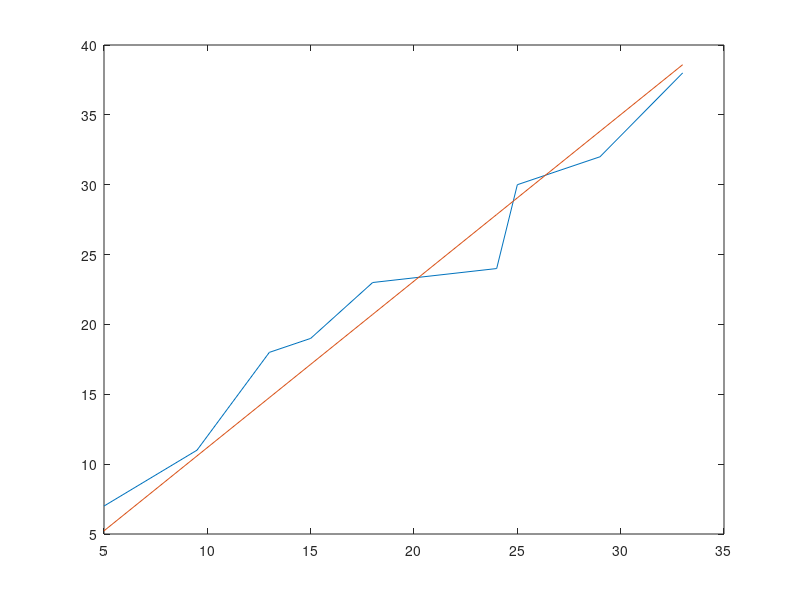

Here is the MATLAB script that generated this plot:
X = [5, 9.5, 11, 13, 15, 18, 24, 25, 29, 33];
Y = [7, 11, 14, 18, 19, 23, 24, 30, 32, 38];
n = 2;

A = [n, sum(X); sum(X), sum(X.^2)];
B = [sum(Y); sum(X.*Y)];

s = A\B;
f = @(x) s(1) + s(2).*x; 

plot(X, Y, X, f(X));

